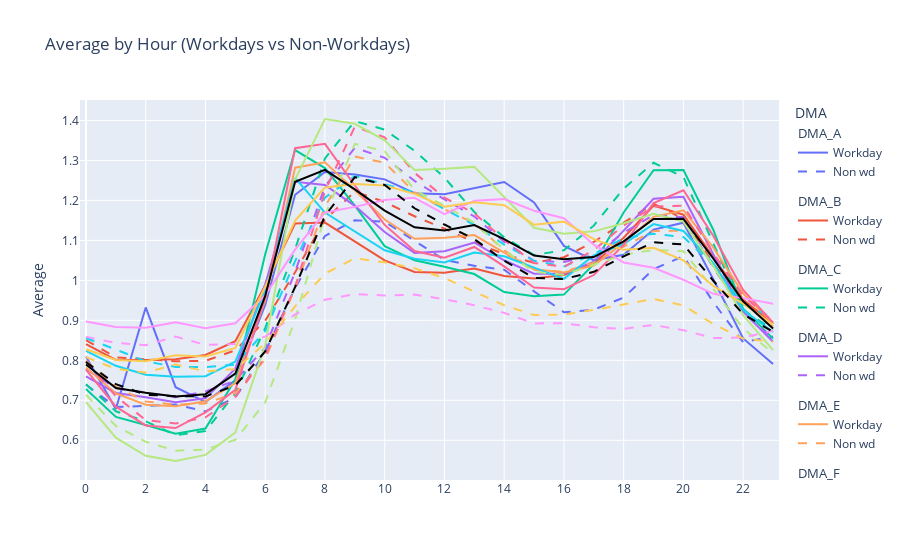

Notebook cell for this chart:
### Markdown cell above
### Holiday vs weekday

### Code cell
# Plot the average consumption of a weekday and non-weekday at the hourly level
from Utils.data_loader import load_calendar
calendar = load_calendar()
calendar['Holiday'] = calendar['Holiday'].astype(bool)
calendar['Weekend'] = calendar['Weekend'].astype(bool)
calendar['NonWorkDay'] = calendar['Holiday'] | calendar['Weekend']
calendar = calendar.resample('H').ffill()
calendar = calendar.loc[calendar.index.isin(dmas_h_q.index)]

fig = go.Figure()

for i, dma in enumerate(dmas_h_q.columns):
    dma_h_q_workday = dmas_h_q.loc[~calendar['NonWorkDay'],dma]
    dma_h_q_workday__byh = dma_h_q_workday.groupby(dma_h_q_workday.index.hour)
    fig.add_trace(go.Scatter(x=dma_h_q_workday__byh.mean().index, 
                             y=dma_h_q_workday__byh.mean()/dmas_h_q[dma].mean(), 
                             text=dma_h_q_workday__byh.mean(),
                             name="Workday",
                             legendgroup=dma,
                             legendgrouptitle=dict(text=dma),
                             line=dict(color=colors[i]),
                             hovertemplate="(%{x}): %{text:.1f} L/s <b>"+dma+"</b>")
                )
    
    dma_h_q_Nwd = dmas_h_q.loc[calendar['NonWorkDay'],dma]
    dma_h_q_Nwd__byh = dma_h_q_Nwd.groupby(dma_h_q_Nwd.index.hour)
    fig.add_trace(go.Scatter(x=dma_h_q_Nwd__byh.mean().index, 
                             y=dma_h_q_Nwd__byh.mean()/dmas_h_q[dma].mean(),
                             text=dma_h_q_Nwd__byh.mean(),
                             name="Non wd",
                             legendgroup=dma,
                             line=dict(color=colors[i],
                                       dash='dash'),
                             hovertemplate="(%{x}): %{text:.1f} L/s <b>"+dma+"</b>"),
                )
    
fig.update_layout(
    title='Average by Hour (Workdays vs Non-Workdays)',
    xaxis=dict(
        range=[-0.2, 23.2],
        tickmode='array',
        tickvals=list(range(0, 25, 2)),
        ticktext=None
    ),
    yaxis=dict(
        title='Average',
    ),
    legend=dict(title='DMA',
                groupclick='toggleitem')
)

fig.show()

### Figure 1 — Plotly figure (JSON) as saved in the notebook; plotly's stock layout.template omitted (floating-point values rounded to 4 significant figures)
{"data": [{"hovertemplate": "(%{x}): %{text:.1f} L/s <b>DMA_A</b>", "legendgroup": "DMA_A", "legendgrouptitle": {"text": "DMA_A"}, "line": {"color": "#636EFA"}, "name": "Workday", "text": [6.823, 5.716, 7.856, 6.175, 5.867, 6.319, 7.909, 10.23, 10.71, 10.66, 10.56, 10.26, 10.24, 10.38, 10.5, 10.07, 9.154, 8.854, 8.964, 9.496, 9.641, 8.448, 7.201, 6.662], "type": "scatter", "x": [0, 1, 2, 3, 4, 5, 6, 7, 8, 9, 10, 11, 12, 13, 14, 15, 16, 17, 18, 19, 20, 21, 22, 23], "y": [0.8097, 0.6783, 0.9323, 0.7328, 0.6963, 0.7499, 0.9386, 1.214, 1.271, 1.265, 1.253, 1.218, 1.216, 1.232, 1.246, 1.195, 1.086, 1.051, 1.064, 1.127, 1.144, 1.003, 0.8546, 0.7906]}, {"hovertemplate": "(%{x}): %{text:.1f} L/s <b>DMA_A</b>", "legendgroup": "DMA_A", "line": {"color": "#636EFA", "dash": "dash"}, "name": "Non wd", "text": [6.227, 5.757, 5.779, 5.809, 5.663, 5.954, 6.928, 8.261, 9.364, 9.693, 9.663, 9.252, 8.857, 8.733, 8.651, 8.194, 7.755, 7.808, 8.063, 8.663, 8.937, 7.968, 7.122, 7.244], "type": "scatter", "x": [0, 1, 2, 3, 4, 5, 6, 7, 8, 9, 10, 11, 12, 13, 14, 15, 16, 17, 18, 19, 20, 21, 22, 23], "y": [0.7389, 0.6832, 0.6858, 0.6894, 0.6721, 0.7066, 0.8221, 0.9804, 1.111, 1.15, 1.147, 1.098, 1.051, 1.036, 1.027, 0.9724, 0.9204, 0.9266, 0.9569, 1.028, 1.061, 0.9456, 0.8451, 0.8596]}, {"hovertemplate": "(%{x}): %{text:.1f} L/s <b>DMA_B</b>", "legendgroup": "DMA_B", "legendgrouptitle": {"text": "DMA_B"}, "line": {"color": "#EF553B"}, "name": "Workday", "text": [8.035, 7.657, 7.658, 7.675, 7.777, 8.107, 9.446, 10.92, 10.94, 10.49, 10.04, 9.761, 9.74, 9.843, 9.663, 9.606, 9.688, 9.969, 10.58, 11.35, 11.13, 10.12, 9.103, 8.514], "type": "scatter", "x": [0, 1, 2, 3, 4, 5, 6, 7, 8, 9, 10, 11, 12, 13, 14, 15, 16, 17, 18, 19, 20, 21, 22, 23], "y": [0.8405, 0.801, 0.8011, 0.8028, 0.8135, 0.848, 0.9881, 1.142, 1.145, 1.097, 1.05, 1.021, 1.019, 1.03, 1.011, 1.005, 1.013, 1.043, 1.107, 1.187, 1.164, 1.058, 0.9522, 0.8906]}, {"hovertemplate": "(%{x}): %{text:.1f} L/s <b>DMA_B</b>", "legendgroup": "DMA_B", "line": {"color": "#EF553B", "dash": "dash"}, "name": "Non wd", "text": [8.13, 7.718, 7.673, 7.627, 7.637, 7.888, 8.596, 9.753, 11.01, 11.68, 11.43, 11.09, 10.8, 10.47, 10.18, 9.979, 10.11, 10.48, 10.94, 11.39, 11.03, 9.965, 9.049, 8.545], "type": "scatter", "x": [0, 1, 2, 3, 4, 5, 6, 7, 8, 9, 10, 11, 12, 13, 14, 15, 16, 17, 18, 19, 20, 21, 22, 23], "y": [0.8504, 0.8074, 0.8026, 0.7978, 0.7988, 0.8251, 0.8992, 1.02, 1.152, 1.222, 1.196, 1.16, 1.129, 1.095, 1.065, 1.044, 1.058, 1.096, 1.144, 1.192, 1.154, 1.042, 0.9466, 0.8938]}, {"hovertemplate": "(%{x}): %{text:.1f} L/s <b>DMA_C</b>", "legendgroup": "DMA_C", "legendgrouptitle": {"text": "DMA_C"}, "line": {"color": "#00CC96"}, "name": "Workday", "text": [3.279, 2.965, 2.875, 2.777, 2.834, 3.387, 4.798, 5.971, 5.769, 5.345, 4.889, 4.73, 4.658, 4.575, 4.372, 4.324, 4.343, 4.686, 5.269, 5.745, 5.747, 5.074, 4.183, 3.848], "type": "scatter", "x": [0, 1, 2, 3, 4, 5, 6, 7, 8, 9, 10, 11, 12, 13, 14, 15, 16, 17, 18, 19, 20, 21, 22, 23], "y": [0.728, 0.6584, 0.6383, 0.6166, 0.6292, 0.7521, 1.065, 1.326, 1.281, 1.187, 1.086, 1.05, 1.034, 1.016, 0.9708, 0.9602, 0.9644, 1.04, 1.17, 1.276, 1.276, 1.127, 0.9289, 0.8543]}, {"hovertemplate": "(%{x}): %{text:.1f} L/s <b>DMA_C</b>", "legendgroup": "DMA_C", "line": {"color": "#00CC96", "dash": "dash"}, "name": "Non wd", "text": [3.334, 3.029, 2.916, 2.761, 2.806, 3.23, 3.968, 4.853, 5.877, 6.298, 6.201, 5.963, 5.661, 5.275, 4.988, 4.789, 4.843, 5.12, 5.537, 5.829, 5.668, 4.927, 4.172, 3.946], "type": "scatter", "x": [0, 1, 2, 3, 4, 5, 6, 7, 8, 9, 10, 11, 12, 13, 14, 15, 16, 17, 18, 19, 20, 21, 22, 23], "y": [0.7403, 0.6725, 0.6474, 0.613, 0.6231, 0.7173, 0.8812, 1.078, 1.305, 1.398, 1.377, 1.324, 1.257, 1.171, 1.108, 1.063, 1.075, 1.137, 1.23, 1.294, 1.259, 1.094, 0.9264, 0.8761]}, {"hovertemplate": "(%{x}): %{text:.1f} L/s <b>DMA_D</b>", "legendgroup": "DMA_D", "legendgrouptitle": {"text": "DMA_D"}, "line": {"color": "#AB63FA"}, "name": "Workday", "text": [25.51, 24.12, 23.76, 23.33, 23.66, 26.16, 33.24, 41.85, 41.58, 39.83, 37.63, 35.88, 36.02, 36.75, 35.26, 34.13, 34.12, 35.14, 37.74, 40.42, 40.59, 35.75, 30.94, 28.42], "type": "scatter", "x": [0, 1, 2, 3, 4, 5, 6, 7, 8, 9, 10, 11, 12, 13, 14, 15, 16, 17, 18, 19, 20, 21, 22, 23], "y": [0.7599, 0.7184, 0.7078, 0.695, 0.7049, 0.7793, 0.9901, 1.247, 1.239, 1.186, 1.121, 1.069, 1.073, 1.095, 1.05, 1.017, 1.016, 1.047, 1.124, 1.204, 1.209, 1.065, 0.9215, 0.8465]}, {"hovertemplate": "(%{x}): %{text:.1f} L/s <b>DMA_D</b>", "legendgroup": "DMA_D", "line": {"color": "#AB63FA", "dash": "dash"}, "name": "Non wd", "text": [26.13, 24.52, 24.13, 23.76, 24.24, 25.16, 27.92, 34.28, 41.45, 44.71, 43.86, 41.93, 40.37, 38.93, 36.8, 35.21, 35.11, 35.67, 37.57, 39.06, 38.87, 34.68, 30.84, 28.67], "type": "scatter", "x": [0, 1, 2, 3, 4, 5, 6, 7, 8, 9, 10, 11, 12, 13, 14, 15, 16, 17, 18, 19, 20, 21, 22, 23], "y": [0.7783, 0.7305, 0.7188, 0.7078, 0.722, 0.7493, 0.8316, 1.021, 1.235, 1.332, 1.307, 1.249, 1.203, 1.16, 1.096, 1.049, 1.046, 1.063, 1.119, 1.163, 1.158, 1.033, 0.9188, 0.854]}, {"hovertemplate": "(%{x}): %{text:.1f} L/s <b>DMA_E</b>", "legendgroup": "DMA_E", "legendgrouptitle": {"text": "DMA_E"}, "line": {"color": "#FFA15A"}, "name": "Workday", "text": [60.62, 55.61, 53.4, 53.1, 54.08, 57.61, 73.65, 99.37, 100.4, 95.01, 89.32, 85.58, 85.8, 86.31, 82.91, 79.7, 79.05, 80.4, 84.8, 89.85, 91.12, 83.9, 74.97, 69.17], "type": "scatter", "x": [0, 1, 2, 3, 4, 5, 6, 7, 8, 9, 10, 11, 12, 13, 14, 15, 16, 17, 18, 19, 20, 21, 22, 23], "y": [0.7819, 0.7173, 0.6888, 0.6849, 0.6975, 0.7432, 0.9499, 1.282, 1.295, 1.226, 1.152, 1.104, 1.107, 1.113, 1.069, 1.028, 1.02, 1.037, 1.094, 1.159, 1.175, 1.082, 0.9671, 0.8922]}, {"hovertemplate": "(%{x}): %{text:.1f} L/s <b>DMA_E</b>", "legendgroup": "DMA_E", "line": {"color": "#FFA15A", "dash": "dash"}, "name": "Non wd", "text": [61.93, 56.86, 54.04, 53.42, 53.65, 55.66, 62.22, 76.01, 91.83, 101.5, 100.3, 94.62, 91.29, 88.64, 83.35, 79.55, 79.17, 80.96, 84.07, 87.09, 87.17, 80.38, 73.24, 68.63], "type": "scatter", "x": [0, 1, 2, 3, 4, 5, 6, 7, 8, 9, 10, 11, 12, 13, 14, 15, 16, 17, 18, 19, 20, 21, 22, 23], "y": [0.7989, 0.7334, 0.697, 0.689, 0.692, 0.7179, 0.8026, 0.9804, 1.185, 1.31, 1.294, 1.22, 1.178, 1.143, 1.075, 1.026, 1.021, 1.044, 1.084, 1.123, 1.124, 1.037, 0.9448, 0.8852]}, {"hovertemplate": "(%{x}): %{text:.1f} L/s <b>DMA_F</b>", "legendgroup": "DMA_F", "legendgrouptitle": {"text": "DMA_F"}, "line": {"color": "#19D3F3"}, "name": "Workday", "text": [6.624, 6.323, 6.143, 6.101, 6.114, 6.408, 7.841, 10.1, 9.405, 9.033, 8.647, 8.476, 8.402, 8.6, 8.526, 8.299, 8.073, 8.545, 8.773, 9.174, 9.034, 8.39, 7.445, 7.004], "type": "scatter", "x": [0, 1, 2, 3, 4, 5, 6, 7, 8, 9, 10, 11, 12, 13, 14, 15, 16, 17, 18, 19, 20, 21, 22, 23], "y": [0.8237, 0.7863, 0.7639, 0.7586, 0.7603, 0.7968, 0.975, 1.256, 1.17, 1.123, 1.075, 1.054, 1.045, 1.069, 1.06, 1.032, 1.004, 1.063, 1.091, 1.141, 1.123, 1.043, 0.9257, 0.8709]}, {"hovertemplate": "(%{x}): %{text:.1f} L/s <b>DMA_F</b>", "legendgroup": "DMA_F", "line": {"color": "#19D3F3", "dash": "dash"}, "name": "Non wd", "text": [6.883, 6.644, 6.415, 6.301, 6.297, 6.348, 7.019, 8.428, 9.706, 10.14, 9.98, 9.81, 9.475, 9.156, 8.76, 8.433, 8.323, 8.57, 8.891, 8.98, 8.915, 8.351, 7.562, 7.293], "type": "scatter", "x": [0, 1, 2, 3, 4, 5, 6, 7, 8, 9, 10, 11, 12, 13, 14, 15, 16, 17, 18, 19, 20, 21, 22, 23], "y": [0.8559, 0.8262, 0.7977, 0.7835, 0.783, 0.7894, 0.8728, 1.048, 1.207, 1.261, 1.241, 1.22, 1.178, 1.139, 1.089, 1.049, 1.035, 1.066, 1.106, 1.117, 1.109, 1.038, 0.9403, 0.9069]}, {"hovertemplate": "(%{x}): %{text:.1f} L/s <b>DMA_G</b>", "legendgroup": "DMA_G", "legendgrouptitle": {"text": "DMA_G"}, "line": {"color": "#FF6692"}, "name": "Workday", "text": [18.87, 16.62, 15.48, 15.32, 16.27, 17.64, 23.25, 32.33, 32.59, 30.06, 27.66, 26.08, 25.67, 26.32, 25.14, 23.85, 23.76, 24.62, 26.45, 28.99, 29.77, 27.01, 23.71, 21.72], "type": "scatter", "x": [0, 1, 2, 3, 4, 5, 6, 7, 8, 9, 10, 11, 12, 13, 14, 15, 16, 17, 18, 19, 20, 21, 22, 23], "y": [0.7769, 0.6841, 0.6371, 0.6305, 0.6698, 0.7263, 0.957, 1.331, 1.341, 1.237, 1.139, 1.074, 1.057, 1.084, 1.035, 0.9818, 0.9781, 1.013, 1.089, 1.194, 1.225, 1.112, 0.9762, 0.8943]}, {"hovertemplate": "(%{x}): %{text:.1f} L/s <b>DMA_G</b>", "legendgroup": "DMA_G", "line": {"color": "#FF6692", "dash": "dash"}, "name": "Non wd", "text": [19.36, 17.25, 15.8, 15.59, 15.97, 17.21, 19.66, 23.91, 29.7, 33.64, 32.99, 30.83, 29.32, 28.37, 26.74, 25.35, 25.11, 26.14, 27.63, 28.77, 28.84, 25.94, 23.36, 21.8], "type": "scatter", "x": [0, 1, 2, 3, 4, 5, 6, 7, 8, 9, 10, 11, 12, 13, 14, 15, 16, 17, 18, 19, 20, 21, 22, 23], "y": [0.7968, 0.7103, 0.6504, 0.6418, 0.6574, 0.7085, 0.8092, 0.9842, 1.223, 1.385, 1.358, 1.269, 1.207, 1.168, 1.101, 1.043, 1.034, 1.076, 1.137, 1.185, 1.187, 1.068, 0.9615, 0.8976]}, {"hovertemplate": "(%{x}): %{text:.1f} L/s <b>DMA_H</b>", "legendgroup": "DMA_H", "legendgrouptitle": {"text": "DMA_H"}, "line": {"color": "#B6E880"}, "name": "Workday", "text": [14.12, 12.31, 11.39, 11.12, 11.43, 12.57, 17.0, 25.41, 28.48, 28.24, 27.4, 25.9, 25.96, 26.05, 24.52, 22.96, 22.66, 22.78, 23.19, 23.67, 23.27, 21.02, 18.52, 16.75], "type": "scatter", "x": [0, 1, 2, 3, 4, 5, 6, 7, 8, 9, 10, 11, 12, 13, 14, 15, 16, 17, 18, 19, 20, 21, 22, 23], "y": [0.6956, 0.6066, 0.5613, 0.5481, 0.5634, 0.6195, 0.8378, 1.252, 1.404, 1.392, 1.35, 1.276, 1.279, 1.284, 1.208, 1.131, 1.116, 1.123, 1.143, 1.166, 1.147, 1.036, 0.9128, 0.8255]}, {"hovertemplate": "(%{x}): %{text:.1f} L/s <b>DMA_H</b>", "legendgroup": "DMA_H", "line": {"color": "#B6E880", "dash": "dash"}, "name": "Non wd", "text": [14.49, 12.9, 12.1, 11.65, 11.71, 12.2, 14.1, 18.3, 23.59, 27.22, 26.85, 24.88, 24.08, 23.22, 21.84, 20.72, 20.58, 21.08, 21.59, 21.84, 21.77, 19.86, 17.85, 16.6], "type": "scatter", "x": [0, 1, 2, 3, 4, 5, 6, 7, 8, 9, 10, 11, 12, 13, 14, 15, 16, 17, 18, 19, 20, 21, 22, 23], "y": [0.714, 0.6358, 0.5962, 0.574, 0.5769, 0.6012, 0.6948, 0.9019, 1.162, 1.341, 1.323, 1.226, 1.187, 1.144, 1.076, 1.021, 1.014, 1.039, 1.064, 1.076, 1.073, 0.9786, 0.8795, 0.818]}, {"hovertemplate": "(%{x}): %{text:.1f} L/s <b>DMA_I</b>", "legendgroup": "DMA_I", "legendgrouptitle": {"text": "DMA_I"}, "line": {"color": "#FF97FF"}, "name": "Workday", "text": [17.68, 17.41, 17.37, 17.64, 17.35, 17.59, 18.97, 21.22, 23.05, 23.33, 23.67, 23.78, 22.98, 23.63, 23.71, 23.14, 22.77, 21.46, 20.59, 20.33, 19.74, 19.04, 18.83, 18.55], "type": "scatter", "x": [0, 1, 2, 3, 4, 5, 6, 7, 8, 9, 10, 11, 12, 13, 14, 15, 16, 17, 18, 19, 20, 21, 22, 23], "y": [0.8973, 0.8836, 0.8814, 0.8951, 0.8803, 0.8927, 0.9628, 1.077, 1.17, 1.184, 1.201, 1.206, 1.166, 1.199, 1.203, 1.174, 1.155, 1.089, 1.045, 1.031, 1.001, 0.9663, 0.9555, 0.9413]}, {"hovertemplate": "(%{x}): %{text:.1f} L/s <b>DMA_I</b>", "legendgroup": "DMA_I", "line": {"color": "#FF97FF", "dash": "dash"}, "name": "Non wd", "text": [16.92, 16.62, 16.51, 16.93, 16.53, 16.57, 16.93, 18.03, 18.75, 19.03, 18.96, 19.0, 18.78, 18.48, 18.1, 17.58, 17.59, 17.4, 17.32, 17.51, 17.25, 16.86, 16.89, 17.22], "type": "scatter", "x": [0, 1, 2, 3, 4, 5, 6, 7, 8, 9, 10, 11, 12, 13, 14, 15, 16, 17, 18, 19, 20, 21, 22, 23], "y": [0.8588, 0.8435, 0.8378, 0.8592, 0.8388, 0.8409, 0.8593, 0.9148, 0.9514, 0.9657, 0.9622, 0.9644, 0.9529, 0.9377, 0.9186, 0.8923, 0.8928, 0.8828, 0.8787, 0.8885, 0.8755, 0.8556, 0.8571, 0.8738]}, {"hovertemplate": "(%{x}): %{text:.1f} L/s <b>DMA_J</b>", "legendgroup": "DMA_J", "legendgrouptitle": {"text": "DMA_J"}, "line": {"color": "#FECB52"}, "name": "Workday", "text": [21.82, 21.11, 21.03, 21.42, 21.33, 21.9, 25.94, 30.31, 32.48, 32.71, 32.61, 32.06, 31.21, 31.5, 31.31, 30.03, 30.23, 29.07, 28.37, 28.51, 27.68, 25.99, 24.82, 23.43], "type": "scatter", "x": [0, 1, 2, 3, 4, 5, 6, 7, 8, 9, 10, 11, 12, 13, 14, 15, 16, 17, 18, 19, 20, 21, 22, 23], "y": [0.8278, 0.8009, 0.7979, 0.8127, 0.8094, 0.8309, 0.984, 1.15, 1.232, 1.241, 1.237, 1.216, 1.184, 1.195, 1.188, 1.139, 1.147, 1.103, 1.076, 1.082, 1.05, 0.986, 0.9418, 0.8888]}, {"hovertemplate": "(%{x}): %{text:.1f} L/s <b>DMA_J</b>", "legendgroup": "DMA_J", "line": {"color": "#FECB52", "dash": "dash"}, "name": "Non wd", "text": [21.29, 20.53, 20.28, 20.81, 20.36, 20.51, 22.2, 24.64, 26.81, 27.81, 27.55, 27.15, 26.51, 25.63, 24.72, 24.07, 24.1, 24.41, 24.75, 25.13, 24.71, 23.48, 22.52, 22.31], "type": "scatter", "x": [0, 1, 2, 3, 4, 5, 6, 7, 8, 9, 10, 11, 12, 13, 14, 15, 16, 17, 18, 19, 20, 21, 22, 23], "y": [0.8078, 0.7787, 0.7692, 0.7895, 0.7723, 0.778, 0.8424, 0.9349, 1.017, 1.055, 1.045, 1.03, 1.006, 0.9724, 0.9378, 0.9133, 0.9144, 0.9262, 0.9389, 0.9534, 0.9373, 0.8909, 0.8544, 0.8463]}, {"hovertemplate": "(%{x}): %{text:.1f} L/s <b>Network</b>", "legendgroup": "Network", "legendgrouptitle": {"text": "Network"}, "line": {"color": "#000000"}, "name": "Workday", "text": [183.2, 169.5, 166.7, 164.6, 165.9, 177.8, 222.9, 289.2, 296.1, 284.8, 272.4, 262.8, 260.9, 264.1, 255.9, 246.4, 244.2, 245.5, 254.6, 267.5, 267.6, 244.6, 219.8, 204.0], "type": "scatter", "x": [0, 1, 2, 3, 4, 5, 6, 7, 8, 9, 10, 11, 12, 13, 14, 15, 16, 17, 18, 19, 20, 21, 22, 23], "y": [0.7897, 0.7308, 0.7189, 0.7095, 0.7153, 0.7666, 0.9612, 1.247, 1.277, 1.228, 1.175, 1.133, 1.125, 1.138, 1.103, 1.062, 1.053, 1.058, 1.098, 1.153, 1.154, 1.055, 0.9475, 0.8796]}, {"hovertemplate": "(%{x}): %{text:.1f} L/s <b>Network</b>", "legendgroup": "Network", "line": {"color": "#000000", "dash": "dash"}, "name": "Non wd", "text": [184.5, 171.7, 165.6, 164.7, 164.6, 171.0, 190.7, 228.1, 269.4, 291.8, 287.3, 273.8, 264.4, 255.9, 243.3, 233.4, 232.7, 236.9, 245.9, 254.0, 252.8, 231.7, 212.4, 202.0], "type": "scatter", "x": [0, 1, 2, 3, 4, 5, 6, 7, 8, 9, 10, 11, 12, 13, 14, 15, 16, 17, 18, 19, 20, 21, 22, 23], "y": [0.7956, 0.7403, 0.7139, 0.71, 0.7098, 0.7372, 0.8221, 0.9832, 1.161, 1.258, 1.239, 1.18, 1.14, 1.103, 1.049, 1.006, 1.003, 1.021, 1.06, 1.095, 1.09, 0.999, 0.9156, 0.871]}], "layout": {"legend": {"groupclick": "toggleitem", "title": {"text": "DMA"}}, "title": {"text": "Average by Hour (Workdays vs Non-Workdays)"}, "xaxis": {"range": [-0.2, 23.2], "tickmode": "array", "tickvals": [0, 2, 4, 6, 8, 10, 12, 14, 16, 18, 20, 22, 24]}, "yaxis": {"title": {"text": "Average"}}}}
